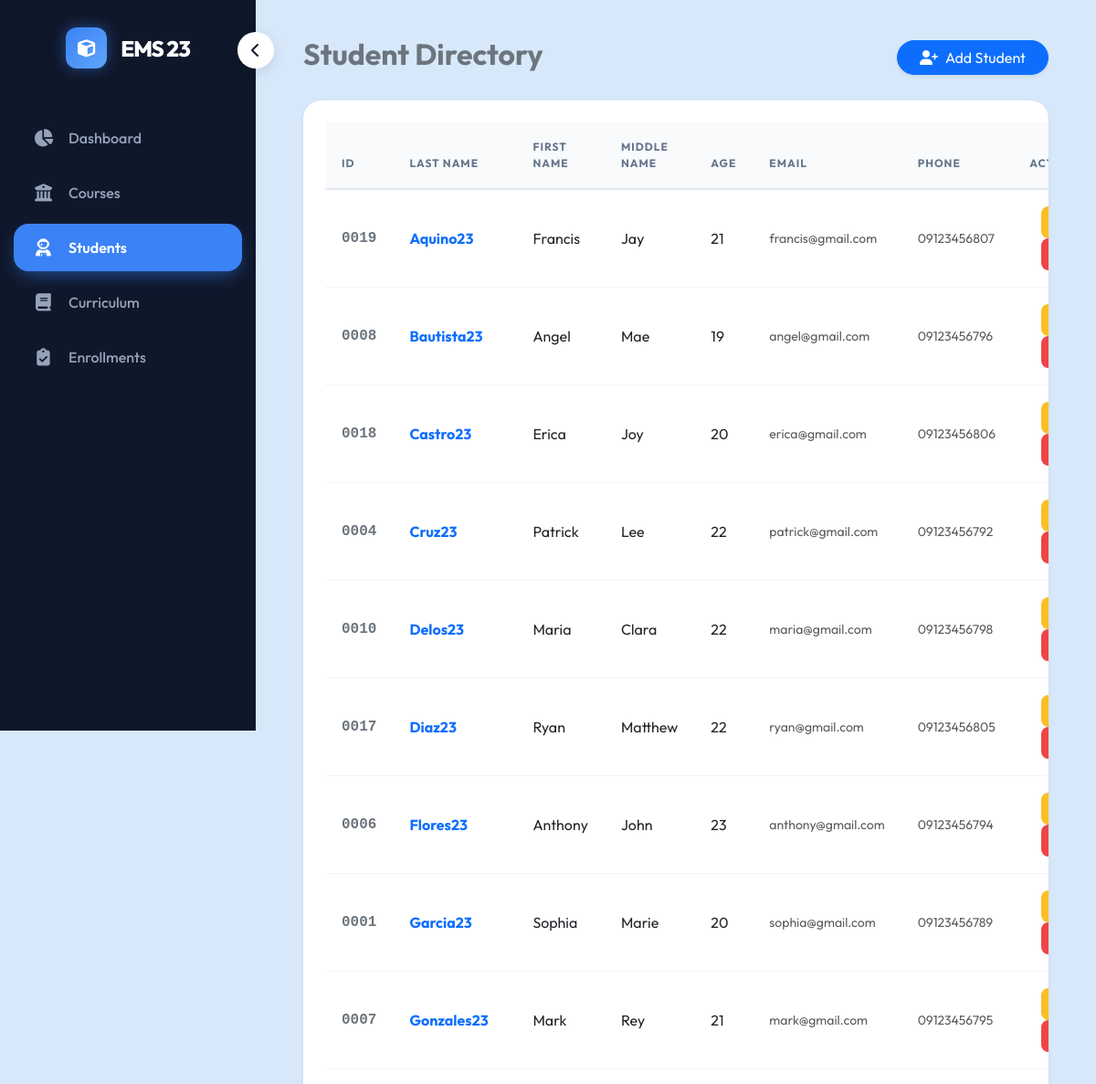
/pages/students.php (upper part), run on an earlier commit of the app's database.
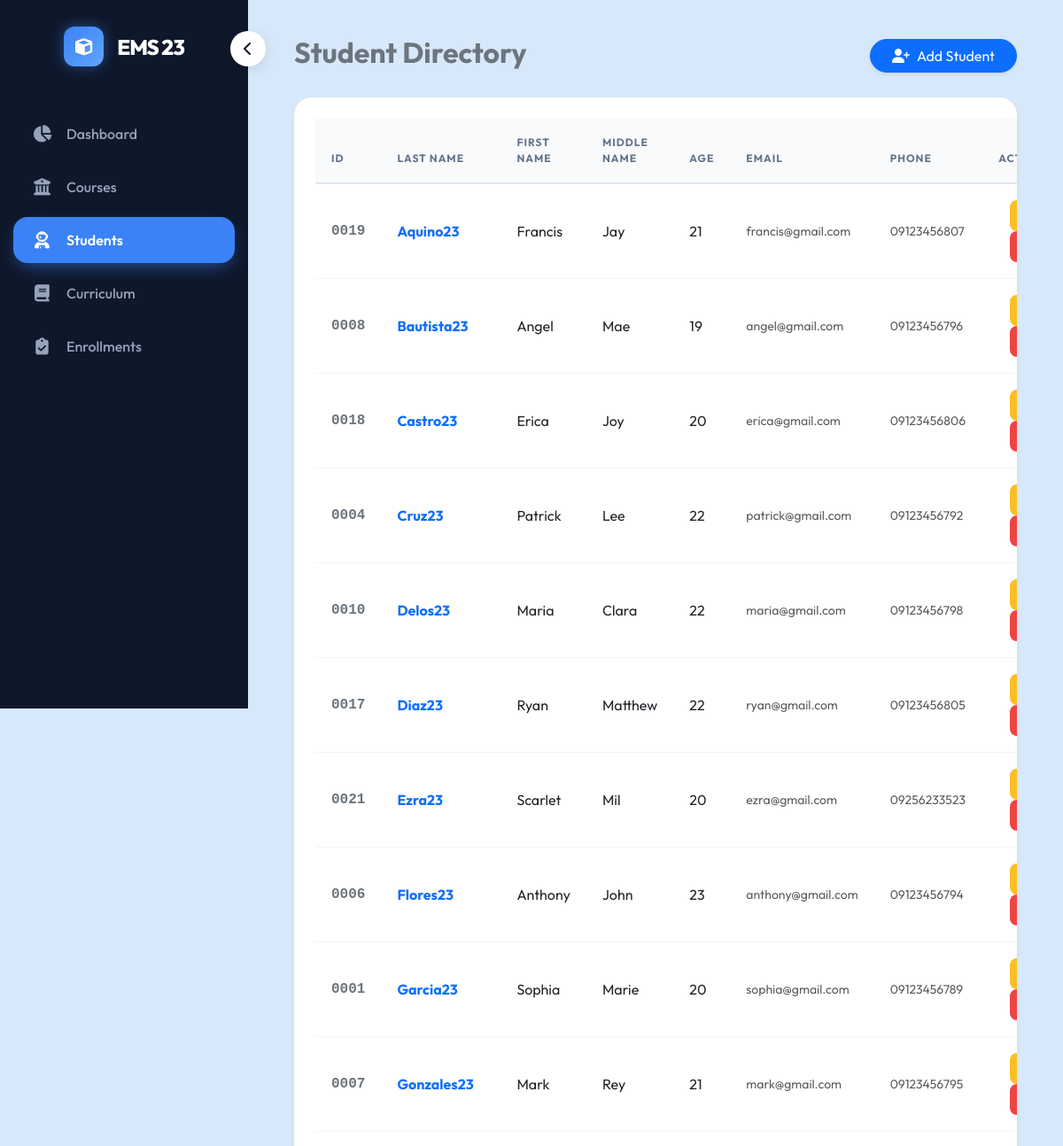
And on a later commit of the database.
### tables this page shows
CREATE TABLE `students` (
  `id` int(11) NOT NULL AUTO_INCREMENT,
  `lastname` varchar(50) NOT NULL,
  `firstname` varchar(50) NOT NULL,
  `middlename` varchar(50) DEFAULT NULL,
  `age` int(11) NOT NULL,
  `email` varchar(100) NOT NULL,
  `phone` varchar(20) DEFAULT NULL,
  `created_at` timestamp NOT NULL DEFAULT current_timestamp(),
  PRIMARY KEY (`id`),
  UNIQUE KEY `email` (`email`)
);

### pages/students.php (the view, shortened to what this page needs)
<?php
require '../config/db.php';
$students = $pdo->query("SELECT * FROM students ORDER BY lastname ASC")->fetchAll();
?>
<?php include '../includes/sidebar.php'; ?>
<div class="container-fluid main-content">
    <div class="d-flex justify-content-between align-items-center mb-4">
        <h2 class="fw-bold text-secondary">Student Directory</h2>
        <button class="btn btn-primary rounded-pill px-4 shadow-sm" data-bs-toggle="modal" data-bs-target="#addStudentModal">
            <i class="fas fa-user-plus me-2"></i>Add Student
        </button>
    </div>
    <div class="card border-0 shadow-sm p-4">
        <table id="studentsTable" class="table table-hover align-middle">
            <thead class="bg-light text-secondary">
                <tr>
                    <th>ID</th> <th>Last Name</th>
                    <th>First Name</th>
                    <th>Middle Name</th>
                    <th>Age</th>
                    <th>Email</th> <th>Phone</th> <th class="text-center">Actions</th>
                </tr>
            </thead>
            <tbody>
                <?php foreach ($students as $s): ?>
                <tr>
                    <td class="font-monospace fw-bold text-secondary">
                        <?php echo str_pad($s['id'], 4, '0', STR_PAD_LEFT); ?>
                    </td>
                    <td class="fw-bold text-primary"><?php echo htmlspecialchars($s['lastname']); ?></td>
                    <td><?php echo htmlspecialchars($s['firstname']); ?></td>
                    <td><?php echo htmlspecialchars($s['middlename']); ?></td>
                    <td><?php echo $s['age']; ?></td>
                    <td class="small text-muted"><?php echo htmlspecialchars($s['email']); ?></td>
                    <td class="small text-muted"><?php echo htmlspecialchars($s['phone']); ?></td>
                    <td class="text-center">
                        <a href="../actions/edit_student.php?id=<?php echo $s['id']; ?>" class="btn btn-warning btn-sm"><i class="fas fa-pen"></i></a>
                        <form method="POST" action="../actions/delete_student.php" class="d-inline delete-form">
                            <button type="button" class="btn btn-danger btn-sm delete-btn"><i class="fas fa-trash"></i></button>
                        </form>
                    </td>
                </tr>
                <?php endforeach; ?>
            </tbody>
        </table>
    </div>
</div>
</body>
</html>

What changed in the data, as far as the page shows it:
added students: id "0021", lastname "Ezra23", firstname "Scarlet", middlename "Mil", age "20", email "ezra@gmail.com", phone "09256233523"
